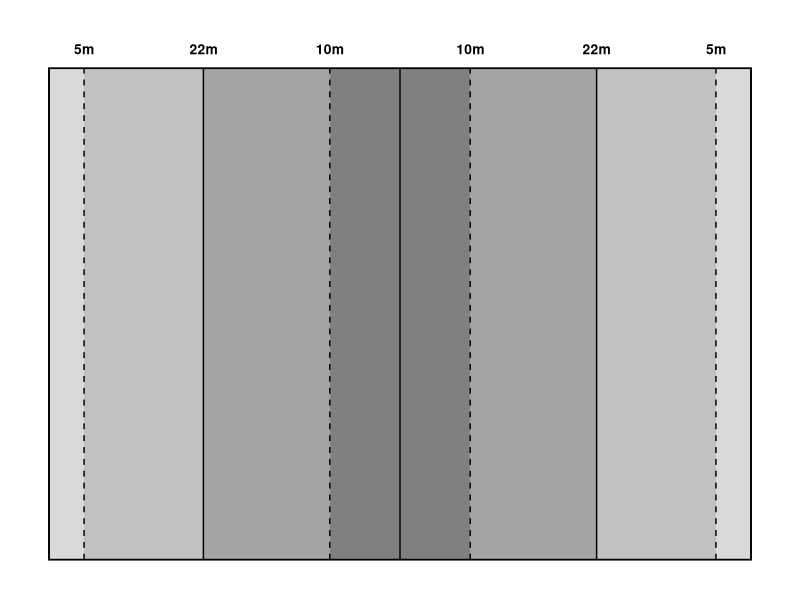

The R source for this figure:
# Rugby Pitch Graphic

library(ggplot2)
library(dplyr)

# Define field zones
zone_bounds <- tibble::tibble(
  xmin = c(0,   5,  22, 40, 50, 60, 78, 95),
  xmax = c(5,  22,  40, 50, 60, 78, 95,100)
) %>% mutate(idx = seq_len(n()))

pitch_height <- 70
pitch_length <- 100

# Greyscale palette — symmetric
grey_palette <- c(
  gray.colors(4, start = 0.85, end = 0.5),
  rev(gray.colors(4, start = 0.85, end = 0.5))
)

# Field lines and labels
field_lines <- tibble::tibble(
  x = c(0, 5, 22, 40, 50, 60, 78, 95, 100),
  type = ifelse(x %in% c(5, 40, 60, 95), "dashed", "solid"),
  label = case_when(
    x %in% c(5, 95) ~ "5m",
    x %in% c(22, 78) ~ "22m",
    x %in% c(40, 60) ~ "10m",
    TRUE ~ NA_character_
  )
)

# Plot
p <- ggplot() +
  # Shaded zones
  geom_rect(
    data = zone_bounds,
    aes(xmin = xmin, xmax = xmax, ymin = 0, ymax = pitch_height, fill = factor(idx)),
    color = NA
  ) +
  scale_fill_manual(values = grey_palette, guide = "none") +
  # Outline
  geom_rect(aes(xmin = 0, xmax = pitch_length, ymin = 0, ymax = pitch_height),
            color = "black", fill = NA, size = 0.6) +
  # Lines
  geom_segment(
    data = field_lines,
    aes(x = x, xend = x, y = 0, yend = pitch_height, linetype = type),
    color = "black", size = 0.5
  ) +
  scale_linetype_manual(values = c(solid = "solid", dashed = "dashed"), guide = "none") +
  # Labels (no label for halfway)
  geom_text(
    data = filter(field_lines, !is.na(label)),
    aes(x = x, y = pitch_height + 2, label = label),
    size = 3.5, vjust = 0, fontface = "bold"
  ) +
  coord_fixed(ratio = 1) +
  theme_void() +
  theme(plot.margin = margin(20,10,10,10))

print(p)







